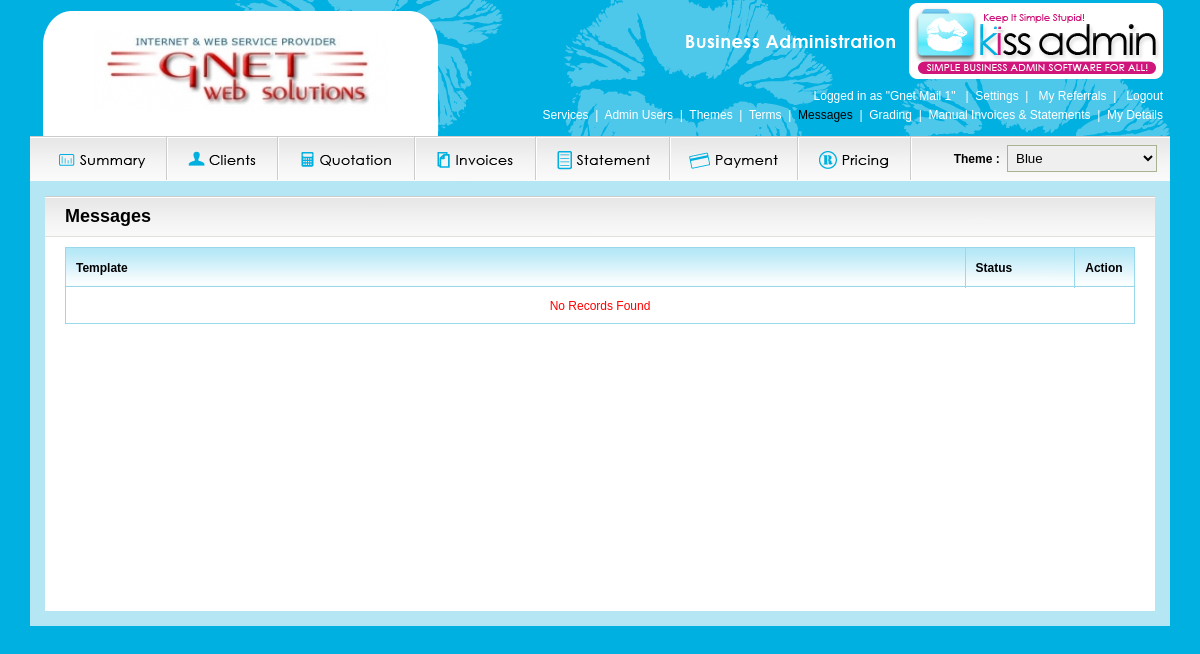
/emails.php (signed in), run on the app's committed database.
### tables this page shows
CREATE TABLE IF NOT EXISTS `gma_company_theme` (
  `companyId` int(11) NOT NULL,
  `theme_id` int(11) NOT NULL,
  `site_logo` varchar(50) NOT NULL,
  `invoice_logo` varchar(50) NOT NULL,
  `invoice_status` int(1) NOT NULL DEFAULT '1',
  `head_bg` char(7) NOT NULL,
  `head_color` char(7) NOT NULL,
  UNIQUE KEY `theme_id` (`companyId`)
);

CREATE TABLE IF NOT EXISTS `gma_admins_permission` (
  `companyId` int(11) NOT NULL,
  `admins_id` int(1) NOT NULL,
  `module_id` int(11) NOT NULL,
  KEY `admins_id` (`admins_id`)
);

CREATE TABLE IF NOT EXISTS `gma_modules` (
  `id` int(11) NOT NULL AUTO_INCREMENT,
  `name` varchar(100) NOT NULL,
  `default` int(1) NOT NULL DEFAULT '1',
  `display` int(1) NOT NULL DEFAULT '1',
  `status` int(1) NOT NULL DEFAULT '1',
  `filename` varchar(200) NOT NULL,
  `class` varchar(15) NOT NULL,
  `order` int(11) NOT NULL,
  `menu` int(1) NOT NULL COMMENT '1 - Top, 2 - Main',
  `for_users` varchar(10) NOT NULL,
  PRIMARY KEY (`id`)
);

CREATE TABLE IF NOT EXISTS `gma_admin_details` (
  `userId` int(11) NOT NULL,
  `fullName` varchar(255) DEFAULT NULL,
  `theme_id` int(11) NOT NULL,
  UNIQUE KEY `userId` (`userId`)
);

CREATE TABLE IF NOT EXISTS `gma_theme` (
  `id` int(11) NOT NULL AUTO_INCREMENT,
  `name` varchar(250) NOT NULL,
  `theme` varchar(25) NOT NULL,
  `head_color` char(7) NOT NULL,
  `default` int(1) NOT NULL DEFAULT '1',
  PRIMARY KEY (`id`)
);

### functions.php (called while the page is built, shortened)
<?
$ses_userId = $_SESSION['ses_userId'];
$login_sql  = "SELECT * FROM gma_logins WHERE userId='$ses_userId'";
$login_rs   = mysql_query($login_sql);
if(mysql_num_rows($login_rs)>0)
{
    $login_row = mysql_fetch_assoc($login_rs);
    $_SESSION['ses_userId']     = $ses_userId     = $login_row['userId'];
    $_SESSION['ses_companyId']  = $ses_companyId  = $login_row['companyId'];
    $_SESSION['ses_userType']   = $ses_userType   = $login_row['userType'];
}
$theme_sql = "SELECT gma_company_theme.*,theme FROM gma_company_theme,gma_theme WHERE id=theme_id AND companyId='$ses_companyId'";
$theme_rs  = mysql_query($theme_sql);
$theme_row = mysql_fetch_assoc($theme_rs);
$site_logo        = (isset($theme_row['site_logo']) && $theme_row['site_logo']!='') ? 'images/company/'.$theme_row['site_logo'] : 'images/logo.png';
if($ses_userType!='user') {
    $theme_sql = "SELECT * FROM gma_admin_details,gma_theme WHERE id=theme_id AND userId='$ses_userId'";
    $theme_rs  = mysql_query($theme_sql);
    $theme_row = mysql_fetch_assoc($theme_rs);
    $user_theme_id = (isset($theme_row['theme_id'])) ? $theme_row['theme_id'] : 0;
}
$theme_rows = array();
$theme_sql = "SELECT * FROM gma_theme WHERE 1 ORDER BY name ASC";
$theme_rs  = mysql_query($theme_sql);
while ($theme_row = mysql_fetch_assoc($theme_rs)) {
	   $theme_rows[$theme_row['id']] = $theme_row;
}
function GetSQLValueString($theValue, $theType, $theDefinedValue = "", $theNotDefinedValue = "")
{
    $theValue = (!get_magic_quotes_gpc()) ? addslashes($theValue) : $theValue;
    switch ($theType)
    {
        case "text":
                    $theValue = ($theValue != "") ? "'" . $theValue . "'" : "''";
                    break;
        case "long":
        case "int":
                    $theValue = ($theValue != "") ? intval($theValue) : "''";
                    break;
    }
    return $theValue;
}
?>

### emails.php (the view, shortened to what this page needs)
<?php
include("header.php");
$action   = (isset($_REQUEST['action']) && $_REQUEST['action']!='') ? $_REQUEST['action'] : 'list';
$email_sql   = "SELECT * FROM gma_emails WHERE companyId=".GetSQLValueString($ses_companyId, 'text')." AND module_id IN ($module_ids)";
switch ($action)
{
    default:
        $action      = 'list';
        $orderBy     = ($_REQUEST['orderby']!='') ? 'ORDER BY '.$_REQUEST['orderby'].' '.$_REQUEST['order'] : 'ORDER BY `upload` DESC,`template` ASC ';
        $email_sql  .= " $orderBy";
        $email_rs    = mysql_query($email_sql);
        $email_count = mysql_num_rows($email_rs);
        break;
}
include('sub_header.php');
if($action=='list') { ?>
<form method="POST" id="listForm" name='listForm'>
<div class="client_display">
    <table width="100%" class="list" cellpadding="0" cellspacing="0">
        <tr height="30">
            <th>Template</th>
            <th width="10%">Status</th>
            <th width="5%">Action</th>
        </tr>
            <?php
        if($email_count==0) { ?>
           <tr><td class="norecords" colspan="10">No Records Found</td></tr>
        <? } ?>
    </table>
</div>
</form>
<? } else if($action=='edit' || $action=='add') { ?>
<form method="POST" id="emailForm" name='emailForm' enctype="multipart/form-data">
<table width="100%" class="list addedit" cellpadding="0" cellspacing="0">
    <tr><th colspan="3"><?=$title?>&nbsp;<span class="backlink"><a href="emails.php">Back</a></span></td></tr>
    <tr class="<?=(($row_flag++)%2==1 ? '' : 'altrow')?>">
        <td width="20%">Subject</td>
        <td><input type="text" name="subject" id="subject" class="fleft textbox required" value="<?=@$email_row['subject']?>" /></td>
    </tr>
    <tr class="<?=(($row_flag++)%2==1 ? '' : 'altrow')?>">
        <td>Content</td>
        <td><textarea name="content" id="content" class="fleft textarea"><?=@($email_row['content'])?></textarea></td>
    </tr>
    <? if($email_row['upload']==1) { ?>
        <tr class="<?=(($row_flag++)%2==1 ? '' : 'altrow')?>">
            <td width="30%">Upload content</td>
            <td><input type="file" name="upload" id="upload" class="fleft" /></td>
        </tr>
    <? } ?>
    <tr class="<?=(($row_flag++)%2==1 ? '' : 'altrow')?>">
        <td>Replaceable variables</td>
        <td><?=$email_row['variables']?></td>
    </tr>
    <tr class="<?=(($row_flag++)%2==1 ? '' : 'altrow')?>">
        <td>Status</td>
        <td><input type="checkbox" name="status" id="status" value="1" <?=(isset($email_row['status']) && $email_row['status']==1) ? 'checked' : ''?> /></td>
    </tr>
</table>
</form>
<div class="addedit_btn"><input type="submit" name="upload" id="upload" value="Submit" class="btn_style" /></div>
<script type="text/javascript" src="js/ckeditor/ckeditor.js"></script>
<script type="text/javascript">
CKEDITOR.replace('content', { });
$(document).ready(function() {
    jQuery("#emailForm").validate({
        rules: {
            upload: {
                accept: "html|htm|txt"
            }
        },
        messages: {
            upload: {
                accept: jQuery.format("Only html OR txt file types allowed")
            }
        }
    });
});
</script>
<?
}
include('footer.php');
?>

### header.php (shortened to what this page needs)
<?php
include("functions.php");
$filename = basename($_SERVER['SCRIPT_NAME']);
$pages    = $settings_menu = $top_menu = $main_menu = $module_ids = array();
$module_ids[] = 0;
$settings_menu_active = false;
if(isset($_SESSION['ses_userId']) && $_SESSION['ses_userId']>0) {
    $admins_id  = 5;
    $admins_sql = "SELECT * FROM gma_admins WHERE type='$ses_userType'";
    $admins_rs  = mysql_query($admins_sql);
    if(mysql_num_rows($admins_rs)==1) {
        $admins_row = mysql_fetch_assoc($admins_rs);
        $admins_id  = $admins_row['id'];
    }
    $module_sql = "SELECT * FROM gma_admins_permission AS AP, gma_company_module AS CM, gma_modules AS MO WHERE AP.companyId=CM.companyId AND AP.module_id=CM.module_id AND AP.module_id=MO.id AND AP.admins_id=$admins_id AND CM.companyId=$ses_companyId AND CM.status=1";
    $module_settings_sql = "$module_sql AND menu=1 ORDER BY `order` ASC";
    $module_settings_rs  = mysql_query($module_settings_sql);
    while ($module_settings_row = mysql_fetch_assoc($module_settings_rs)) {
        if($module_settings_row['filename']==$filename) {
            $module_settings_row['class'] = 'selected';
            $settings_menu_active = true;
        }
    	   $settings_menu[] = $module_settings_row;
    	   $module_ids[]    = $module_settings_row['id'];
    }
    $module_main_sql = "$module_sql AND menu=2 ORDER BY `order` ASC";
    $module_main_rs  = mysql_query($module_main_sql);
    while ($module_main_row = mysql_fetch_assoc($module_main_rs)) {
    	   $main_menu[]  = $module_main_row;
    	   $module_ids[] = $module_main_row['id'];
    }
    $module_top_sql = "$module_sql AND menu=3 ORDER BY `order` ASC";
    $module_top_rs  = mysql_query($module_top_sql);
    while ($module_top_row = mysql_fetch_assoc($module_top_rs)) {
    	   $top_menu[]   = $module_top_row;
    	   $module_ids[] = $module_top_row['id'];
    }
}
$module_ids = implode(',', $module_ids);
?>
<!DOCTYPE html PUBLIC "-//W3C//DTD XHTML 1.0 Transitional//EN" "http://www.w3.org/TR/xhtml1/DTD/xhtml1-transitional.dtd">
<html xmlns="http://www.w3.org/1999/xhtml">
<head>
    <link id="style_link" href="style.php" rel="stylesheet" type="text/css" />
    <link rel="stylesheet" href="css/thickbox.css" type="text/css" media="screen" />
    <link rel="stylesheet" href="js/ui/themes/smoothness/ui.all.css" type="text/css" media="screen" />
    <link rel="stylesheet" href="css/jquery.alerts.css" type="text/css" media="screen" />
</head>
<body>
<div id="wrapper">
    <div id="head">
        <div id="head_left">
            <div class="head_left"></div>
            <div class="logo"><img src="<?=$site_logo?>" align="center"></div>
            <div class="head_right"></div>
        </div>
        <div id="head_right">
            <img src="images/KISSAdmin_logo.png" align="right">
            <div class="right_links">
                <div class="login">
                    Logged in as "<?=$_SESSION['displayName']?>"&nbsp;&nbsp;&nbsp;|&nbsp;
                    <? if(count($settings_menu)>0) { ?>
                        <a href="javascript:void(0);" onclick="settingsTab();">Settings</a>&nbsp;&nbsp;|&nbsp;&nbsp;
                    <? } ?>
                    <? if(count($top_menu)>0) { ?>
                        <? foreach ($top_menu as $key=>$menu) { ?>
                            <a href="<?=$menu['filename']?>" title="<?=$menu['name']?>" class="<?=$menu['class']?>"><?=$menu['name']?></a>&nbsp;&nbsp;|&nbsp;&nbsp;
                        <? } ?>
                    <? } ?>
                    <a href="index.php?logoff=signout">Logout</a>
                </div>
                <? if(count($settings_menu)>0) { ?>
                    <div class="submenu" id="settings" <?=($settings_menu_active ? "style='display:block'" : '')?>>
                    <? foreach ($settings_menu as $key=>$menu) { ?>
                        <? if($key!=0) { ?> &nbsp;|&nbsp; <? } ?>
                        <a href="<?=$menu['filename']?>" title="<?=$menu['name']?>" class="<?=$menu['class']?>"><?=$menu['name']?></a>
                    <? } ?>
                    </div>
                <? } ?>
            </div>
        </div>
    </div>
    <div id="top_buttons">
        <ul id="menu">
            <? foreach ($main_menu as $key=>$menu) { ?>
                <li><a href="<?=$menu['filename']?>" class="<?=$menu['class']?>"></a>
                </li>
            <? } ?>
            <? if($ses_userType!='user') { ?>
                <li class="theme_sel">
                    Theme :
                    <select class="selectbox" name="user_theme_id" id="user_theme_id" style="width:150px" onchange="changeTheme(this.value)">
                        <? foreach ($theme_rows as $theme_id=>$theme_row) { ?>
                            <option value="<?=$theme_id?>" <?=($user_theme_id==$theme_id ? 'selected' : '')?>><?=$theme_row['name']?></option>
                        <? } ?>
                    </select>
                </li>
            <? } ?>
        </ul>
    </div>
    <div id="maincontent">

### data on the page
gma_company_theme: site_logo (picture)
gma_admins_permission: gma_modules.name "My Referrals"
gma_admins_permission: gma_modules.name "Services"
gma_admins_permission: gma_modules.name "Admin Users"
gma_admins_permission: gma_modules.name "Themes"
gma_admins_permission: gma_modules.name "Terms"
gma_admins_permission: gma_modules.name "Messages"
gma_admins_permission: gma_modules.name "Grading"
gma_admins_permission: gma_modules.name "Manual Invoices & Statements"
gma_admins_permission: gma_modules.name "My Details"
gma_admins_permission: shows a picture
gma_admins_permission: shows a picture
gma_admins_permission: shows a picture
gma_admins_permission: shows a picture
gma_admins_permission: shows a picture
gma_admins_permission: shows a picture
gma_admins_permission: shows a picture
gma_admin_details: user_theme_id "Blue"

### other printed values
$_SESSION['displayName'] "Gnet Mail 1"
$page_title "Messages"
